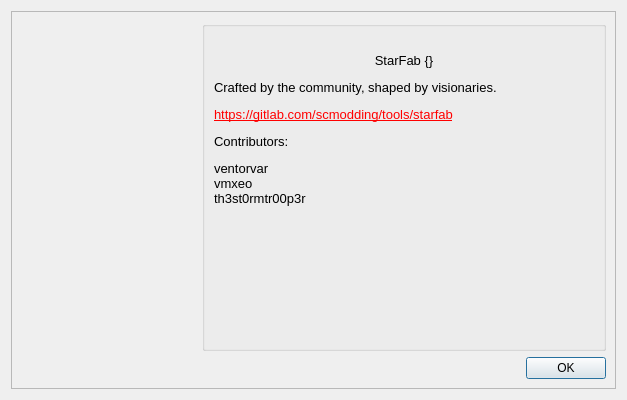
<?xml version="1.0" encoding="UTF-8"?>
<ui version="4.0">
 <class>Dialog</class>
 <widget class="QDialog" name="Dialog">
  <property name="geometry">
   <rect>
    <x>0</x>
    <y>0</y>
    <width>600</width>
    <height>400</height>
   </rect>
  </property>
  <property name="windowTitle">
   <string>About</string>
  </property>
  <layout class="QGridLayout" name="gridLayout_4">
   <item row="0" column="0">
    <widget class="QFrame" name="frame">
     <property name="frameShape">
      <enum>QFrame::Shape::StyledPanel</enum>
     </property>
     <property name="frameShadow">
      <enum>QFrame::Shadow::Raised</enum>
     </property>
     <layout class="QGridLayout" name="gridLayout">
      <item row="0" column="1">
       <widget class="QGroupBox" name="groupBox">
        <property name="title">
         <string/>
        </property>
        <layout class="QGridLayout" name="gridLayout_3">
         <item row="0" column="0" alignment="Qt::AlignmentFlag::AlignTop">
          <widget class="QLabel" name="label_About">
           <property name="sizePolicy">
            <sizepolicy hsizetype="Preferred" vsizetype="Minimum">
             <horstretch>0</horstretch>
             <verstretch>0</verstretch>
            </sizepolicy>
           </property>
           <property name="minimumSize">
            <size>
             <width>380</width>
             <height>188</height>
            </size>
           </property>
           <property name="text">
            <string>&lt;!DOCTYPE HTML PUBLIC &quot;-//W3C//DTD HTML 4.0//EN&quot; &quot;http://www.w3.org/TR/REC-html40/strict.dtd&quot;&gt;
&lt;html&gt;&lt;head&gt;&lt;meta name=&quot;qrichtext&quot; content=&quot;1&quot; /&gt;&lt;meta charset=&quot;utf-8&quot; /&gt;&lt;title&gt;About&lt;/title&gt;&lt;style type=&quot;text/css&quot;&gt;
&lt;/style&gt;&lt;/head&gt;&lt;body style=&quot; font-family:'Noto Sans'; font-size:10pt; font-weight:400; font-style:normal;&quot;&gt;
&lt;p align=&quot;center&quot; style=&quot; margin-top:12px; margin-bottom:12px; margin-left:0px; margin-right:0px; -qt-block-indent:0; text-indent:0px;&quot;&gt;&lt;span style=&quot; font-family:'monospace';&quot;&gt;StarFab {}&lt;/span&gt;&lt;/p&gt;
&lt;p style=&quot; margin-top:12px; margin-bottom:12px; margin-left:0px; margin-right:0px; -qt-block-indent:0; text-indent:0px;&quot;&gt;&lt;span style=&quot; font-family:'monospace';&quot;&gt;Crafted by the community, shaped by visionaries.&lt;/span&gt;&lt;/p&gt;
&lt;p style=&quot; margin-top:12px; margin-bottom:12px; margin-left:0px; margin-right:0px; -qt-block-indent:0; text-indent:0px;&quot;&gt;&lt;a href=&quot;https://gitlab.com/scmodding/tools/starfab&quot;&gt;&lt;span style=&quot; font-family:'monospace'; text-decoration: underline; color:#ff0000;&quot;&gt;https://gitlab.com/scmodding/tools/starfab&lt;/span&gt;&lt;/a&gt;&lt;/p&gt;
&lt;p style=&quot; margin-top:12px; margin-bottom:12px; margin-left:0px; margin-right:0px; -qt-block-indent:0; text-indent:0px;&quot;&gt;&lt;span style=&quot; font-family:'monospace';&quot;&gt;Contributors:&lt;/span&gt;&lt;/p&gt;
&lt;p style=&quot; margin-top:0px; margin-bottom:0px; margin-left:0px; margin-right:0px; -qt-block-indent:0; text-indent:0px;&quot;&gt;&lt;span style=&quot; font-family:'monospace';&quot;&gt;ventorvar&lt;/span&gt;&lt;/p&gt;
&lt;p style=&quot; margin-top:0px; margin-bottom:0px; margin-left:0px; margin-right:0px; -qt-block-indent:0; text-indent:0px;&quot;&gt;&lt;span style=&quot; font-family:'monospace';&quot;&gt;vmxeo&lt;/span&gt;&lt;/p&gt;
&lt;p style=&quot; margin-top:0px; margin-bottom:0px; margin-left:0px; margin-right:0px; -qt-block-indent:0; text-indent:0px;&quot;&gt;&lt;span style=&quot; font-family:'monospace';&quot;&gt;th3st0rmtr00p3r&lt;/span&gt;&lt;/p&gt;&lt;/body&gt;&lt;/html&gt;</string>
           </property>
           <property name="wordWrap">
            <bool>true</bool>
           </property>
           <property name="margin">
            <number>5</number>
           </property>
           <property name="indent">
            <number>-1</number>
           </property>
           <property name="openExternalLinks">
            <bool>true</bool>
           </property>
          </widget>
         </item>
        </layout>
       </widget>
      </item>
      <item row="0" column="0" alignment="Qt::AlignmentFlag::AlignVCenter">
       <widget class="QLabel" name="label_PixLogo">
        <property name="minimumSize">
         <size>
          <width>175</width>
          <height>200</height>
         </size>
        </property>
        <property name="maximumSize">
         <size>
          <width>175</width>
          <height>200</height>
         </size>
        </property>
        <property name="autoFillBackground">
         <bool>false</bool>
        </property>
        <property name="text">
         <string/>
        </property>
        <property name="pixmap">
         <pixmap>../starfab_v.png</pixmap>
        </property>
        <property name="scaledContents">
         <bool>true</bool>
        </property>
        <property name="alignment">
         <set>Qt::AlignmentFlag::AlignCenter</set>
        </property>
       </widget>
      </item>
      <item row="1" column="1" alignment="Qt::AlignmentFlag::AlignRight">
       <widget class="QDialogButtonBox" name="buttonBox">
        <property name="standardButtons">
         <set>QDialogButtonBox::StandardButton::Ok</set>
        </property>
        <property name="centerButtons">
         <bool>false</bool>
        </property>
       </widget>
      </item>
     </layout>
    </widget>
   </item>
  </layout>
 </widget>
 <resources/>
 <connections/>
</ui>
